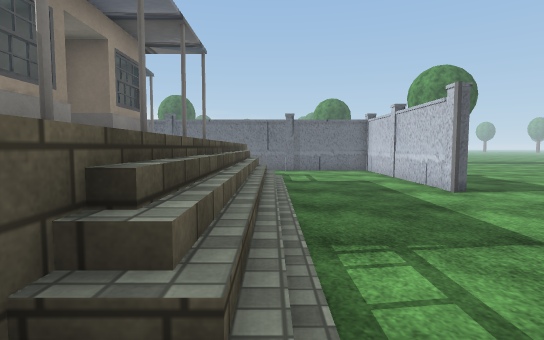
[1] (above)

20 first-person views from a walk through a Unity game level. The camera is 1.2 m above the floor, tilts 4° down and sees 80° across. The floor is counted in squares, 1 m on a side. Each view is taken from the middle of a square. On the plan, view 1 faces up. The plan holds only what a view shows up to about 14 squares ahead; the rest is blank. The place goes on beyond the plan. Some trees and plants on the terrain are drawn as simple stand-ins. The player is left out. Door leaves are left out, so doorways stand open. Some surface patterns are stand-ins.

[2]
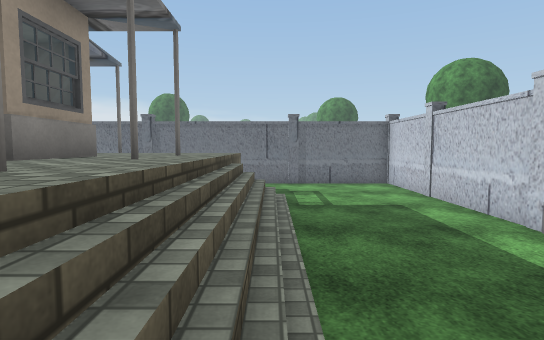

[3]
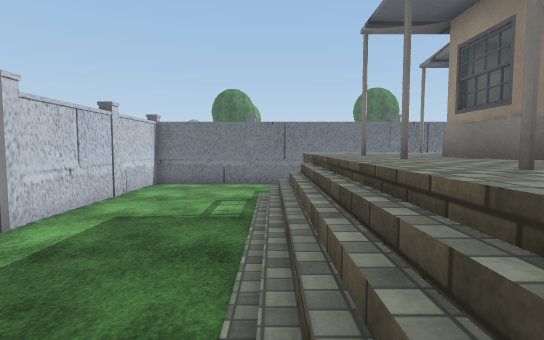

[4]
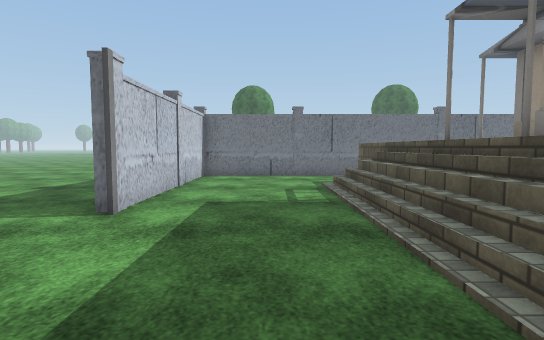

[5]
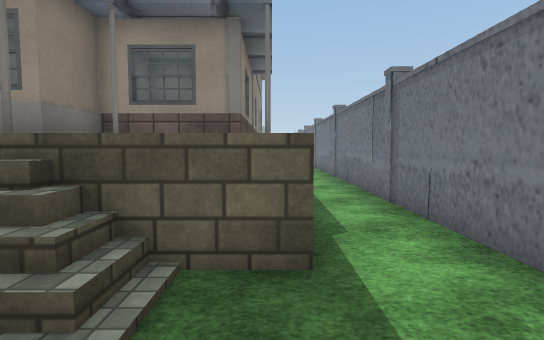

[6]
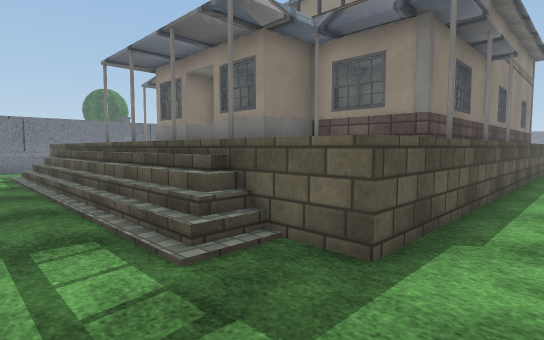

[7]
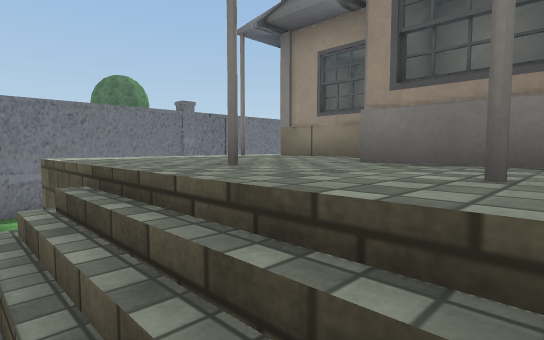

[8]
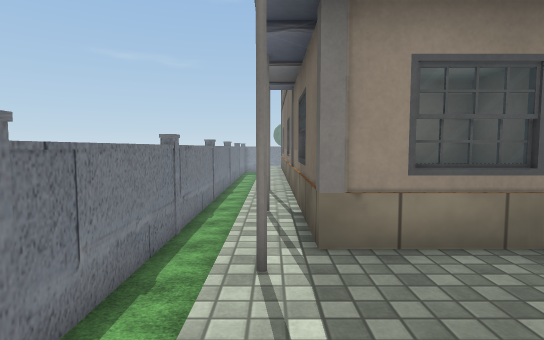

[9]
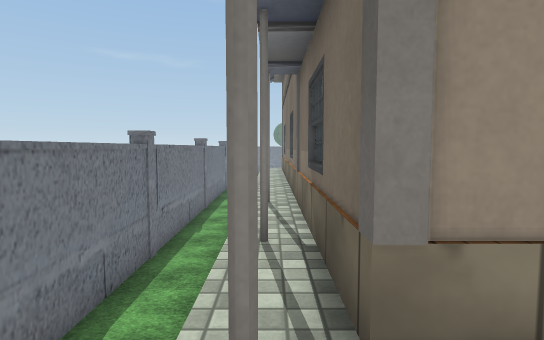

[10]
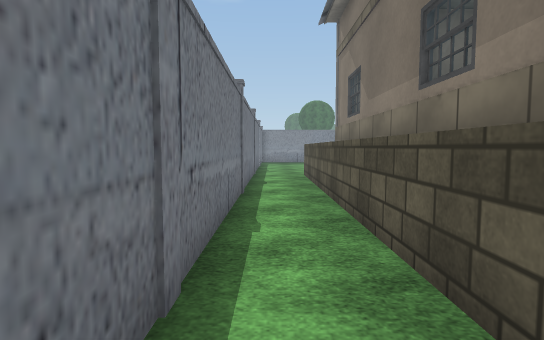

[11]
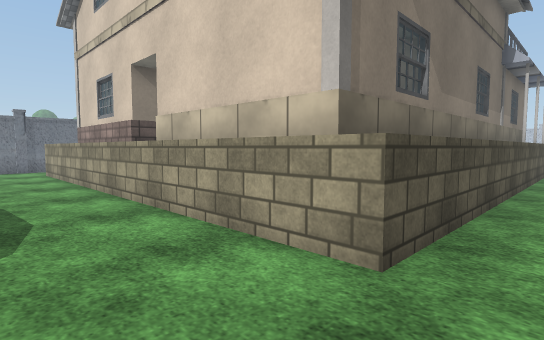

[12]
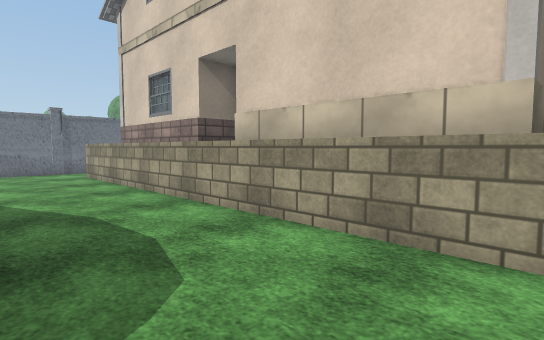

[13]
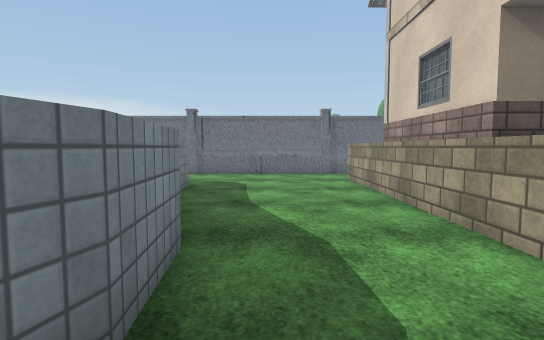

[14]
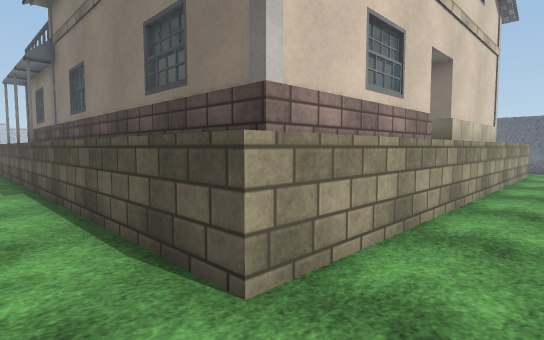

[15]
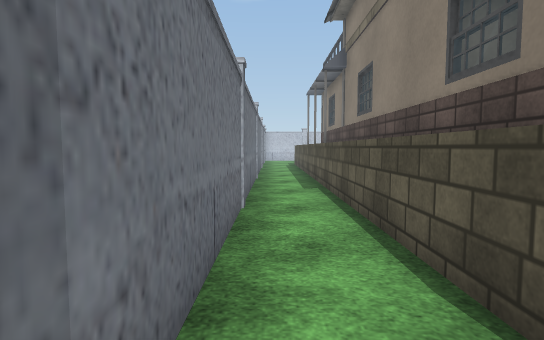

[16]
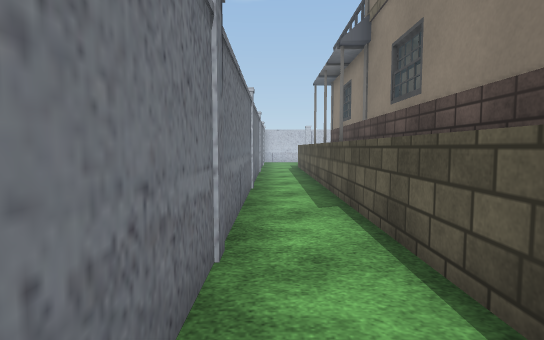

[17]
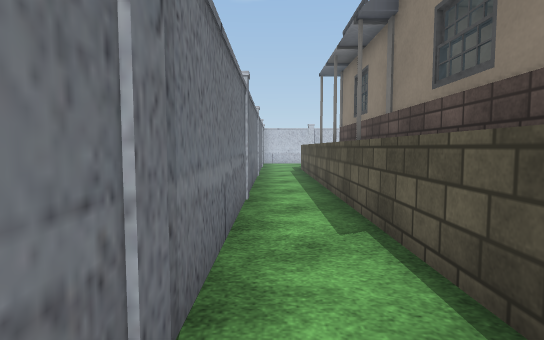

[18]
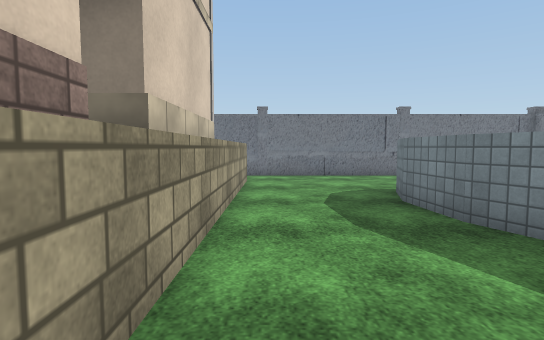

[19]
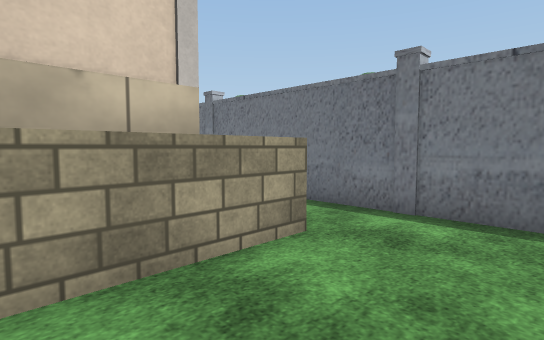

[20]
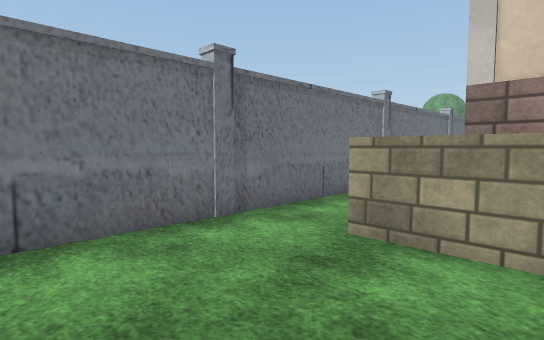

### Floor plan
Key: @ floor where view 1 was taken; # wall or solid block; . main floor; : floor 1.25 m higher than the main floor; / step, stairs or slope; D open door; = window, fence, low wall or low ledge; ^ raised ledge; v drop or lower ground.
Columns run from 27 left of view 1 to 7 right of it. Each row starts with its distance up from view 1.
 17 #################################
 16 ................................#
 15 ................................#
 14 ....^^^^^^^^^^^^^^^^^^::::#.....#
 13 ....^#################::::v/....#
 12 ....^#              #=::::=/....#
 11 ....^#              ###::#//....#
 10 ....^#               ###:://....#..
  9 ....^#                 =:://....#..
  8 ....^##               ##:#//...DD..
  7 ....^                 #D:://...DD.
  6 ^...^D#               #D:#//...DD.
  5 ^...^##               ##:://....#..
  4 ^...^#                ##:://....#..
  3 ^...^#              ###::#//....#..
  2 ....^#              ^=:::://....#
  1 ....^#################::::=/....#
  0 ....^^^^^^^^^^^^^^^^^^::::#@....#
 -1 ........................ .......#
 -2 ......................    ......#
 -3 #################################

Positions as (right, up) in squares from view 1, and headings:
1: (0, 0), facing up
2: (0, 3), facing up
3: (0, 11), facing down
4: (2, 11), facing down
5: (2, 14), facing left
6: (2, 16), facing down-left
7: (0, 6), facing down-left
8: (-2, 0), facing left
9: (-4, 0), facing left
10: (-9, -2), facing left
11: (-26, -2), facing up-right
12: (-27, 0), facing up-right
13: (-26, 2), facing up
14: (-25, 16), facing down-right
15: (-24, 16), facing right
16: (-21, 16), facing right
17: (-19, 16), facing right
18: (-24, 11), facing down
19: (-26, 3), facing down-right
20: (-27, 12), facing up-right
